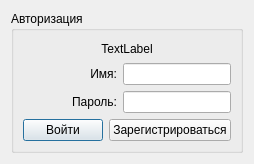
<?xml version="1.0" encoding="UTF-8"?>
<ui version="4.0">
 <class>AuthorizationDialog</class>
 <widget class="QDialog" name="AuthorizationDialog">
  <property name="geometry">
   <rect>
    <x>0</x>
    <y>0</y>
    <width>234</width>
    <height>164</height>
   </rect>
  </property>
  <property name="windowTitle">
   <string>Blockchain Федерального бюджета</string>
  </property>
  <layout class="QVBoxLayout" name="verticalLayout_3">
   <item>
    <widget class="QGroupBox" name="groupBox">
     <property name="title">
      <string>Авторизация</string>
     </property>
     <layout class="QVBoxLayout" name="verticalLayout_2">
      <item>
       <layout class="QVBoxLayout" name="verticalLayout_4">
        <item>
         <widget class="QLabel" name="image">
          <property name="text">
           <string>TextLabel</string>
          </property>
          <property name="alignment">
           <set>Qt::AlignCenter</set>
          </property>
         </widget>
        </item>
       </layout>
      </item>
      <item>
       <layout class="QVBoxLayout" name="verticalLayout">
        <item>
         <layout class="QHBoxLayout" name="horizontalLayout" stretch="1,0">
          <item>
           <widget class="QLabel" name="name_laybol">
            <property name="text">
             <string>Имя:</string>
            </property>
            <property name="alignment">
             <set>Qt::AlignRight|Qt::AlignTrailing|Qt::AlignVCenter</set>
            </property>
           </widget>
          </item>
          <item>
           <widget class="QLineEdit" name="name_line">
            <property name="alignment">
             <set>Qt::AlignLeading|Qt::AlignLeft|Qt::AlignVCenter</set>
            </property>
           </widget>
          </item>
         </layout>
        </item>
        <item>
         <layout class="QHBoxLayout" name="horizontalLayout_2" stretch="1,0">
          <item>
           <widget class="QLabel" name="password_laybol">
            <property name="text">
             <string>Пароль:</string>
            </property>
            <property name="alignment">
             <set>Qt::AlignRight|Qt::AlignTrailing|Qt::AlignVCenter</set>
            </property>
           </widget>
          </item>
          <item>
           <widget class="QLineEdit" name="password_line"/>
          </item>
         </layout>
        </item>
       </layout>
      </item>
      <item>
       <layout class="QHBoxLayout" name="horizontalLayout_3">
        <item>
         <widget class="QPushButton" name="ok_btn">
          <property name="text">
           <string>Войти</string>
          </property>
         </widget>
        </item>
        <item>
         <widget class="QPushButton" name="reg_btn">
          <property name="text">
           <string>Зарегистрироваться</string>
          </property>
         </widget>
        </item>
       </layout>
      </item>
     </layout>
    </widget>
   </item>
  </layout>
 </widget>
 <resources/>
 <connections/>
</ui>
